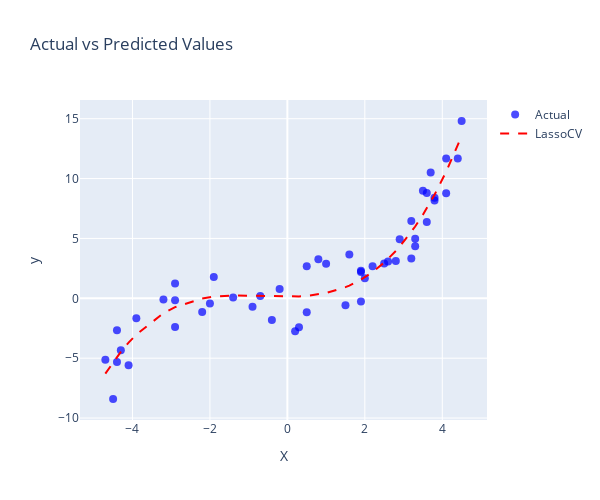

Notebook cell for this chart:
### Markdown cell above
#### 2.6 Visualize the final result

### Code cell
import plotly.graph_objects as go
import numpy as np

# Sample data
x_values = XX
actual_values = y
predicted_values = y_predCV

# Create a scatter plot for Actual vs Predicted values
fig = go.Figure()

# Scatter plot (Actual vs Predicted)
fig.add_trace(go.Scatter(x=x_values, y=actual_values, 
                         mode='markers',
                         name='Actual',
                         marker=dict(size=8, color='blue', opacity=0.7)))

# Add a 45-degree reference line (Perfect prediction line)
fig.add_trace(go.Scatter(x=x_values, y=predicted_values, 
                         mode='lines',
                         name='LassoCV',
                         line=dict(color='red', dash='dash')))

# Update layout
fig.update_layout(title='Actual vs Predicted Values',
                  xaxis_title='X',
                  yaxis_title='y',
                  showlegend=True,  width=600, height=500)

# Show the plot
fig.show()

### Figure 1 — Plotly figure (JSON) as saved in the notebook; plotly's stock layout.template omitted (floating-point values rounded to 4 significant figures)
{"data": [{"marker": {"color": "blue", "opacity": 0.7, "size": 8}, "mode": "markers", "name": "Actual", "type": "scatter", "x": [-4.7, -4.5, -4.4, -4.4, -4.3, -4.1, -3.9, -3.2, -2.9, -2.9, -2.9, -2.2, -2, -1.9, -1.4, -0.9, -0.7, -0.4, -0.2, 0.2, 0.3, 0.5, 0.5, 0.8, 1, 1.5, 1.6, 1.9, 1.9, 1.9, 2, 2.2, 2.5, 2.6, 2.8, 2.9, 3.2, 3.2, 3.3, 3.3, 3.5, 3.6, 3.6, 3.7, 3.8, 3.8, 4.1, 4.1, 4.4, 4.5], "y": [-5.131, -8.408, -2.666, -5.326, -4.342, -5.591, -1.655, -0.097, 1.235, -2.392, -0.16, -1.137, -0.439, 1.773, 0.061, -0.701, 0.202, -1.809, 0.788, -2.756, -2.408, 2.683, -1.173, 3.258, 2.879, -0.585, 3.661, -0.276, 2.312, 2.197, 1.685, 2.668, 2.916, 3.083, 3.118, 4.924, 3.32, 6.451, 4.357, 4.981, 8.988, 8.793, 6.371, 10.51, 8.161, 8.405, 11.67, 8.783, 11.67, 14.81]}, {"line": {"color": "red", "dash": "dash"}, "mode": "lines", "name": "LassoCV", "type": "scatter", "x": [-4.7, -4.5, -4.4, -4.4, -4.3, -4.1, -3.9, -3.2, -2.9, -2.9, -2.9, -2.2, -2, -1.9, -1.4, -0.9, -0.7, -0.4, -0.2, 0.2, 0.3, 0.5, 0.5, 0.8, 1, 1.5, 1.6, 1.9, 1.9, 1.9, 2, 2.2, 2.5, 2.6, 2.8, 2.9, 3.2, 3.2, 3.3, 3.3, 3.5, 3.6, 3.6, 3.7, 3.8, 3.8, 4.1, 4.1, 4.4, 4.5], "y": [-6.283, -5.329, -4.888, -4.888, -4.47, -3.703, -3.022, -1.247, -0.7378, -0.7378, -0.7378, -0.01447, 0.09512, 0.1368, 0.2396, 0.2229, 0.2001, 0.1643, 0.1466, 0.1483, 0.1601, 0.2016, 0.2016, 0.3181, 0.4392, 0.9302, 1.066, 1.558, 1.558, 1.558, 1.752, 2.191, 2.983, 3.285, 3.95, 4.314, 5.54, 5.54, 5.996, 5.996, 6.981, 7.512, 7.512, 8.069, 8.653, 8.653, 10.57, 10.57, 12.76, 13.55]}], "layout": {"height": 500, "showlegend": true, "title": {"text": "Actual vs Predicted Values"}, "width": 600, "xaxis": {"title": {"text": "X"}}, "yaxis": {"title": {"text": "y"}}}}
